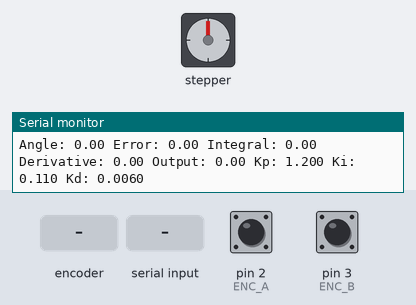
Simulated run of this sketch. Board: Arduino Uno, built with avr-gcc and run on an emulated ATmega328P. On the bench: stepper motor, the last lines printed to the serial monitor. Inputs (shaded band) come from the test bench; at power-on: pin 2 (ENC_A) HIGH, pin 3 (ENC_B) HIGH. Stepper angles assume 200 steps per turn.

Above: at 1.2 s.
1.3 s: rotary encoder on pin 2 (ENC_A) / pin 3 (ENC_B) turned 1 step (first pin leading)
At 1.45 s:
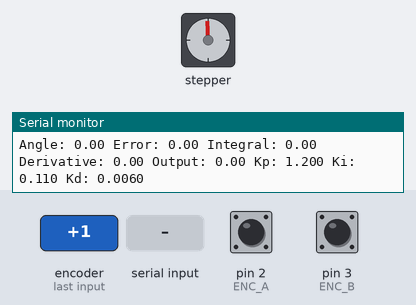
At 2.05 s:
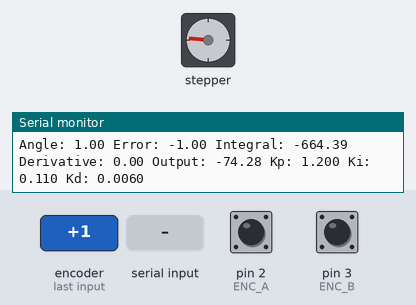
4.3 s: "reset\n" received over Serial
At 4.45 s:
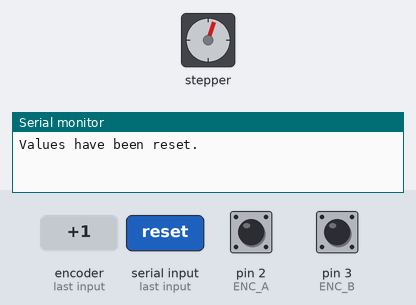
7.3 s: rotary encoder on pin 2 (ENC_A) / pin 3 (ENC_B) turned 1 step (first pin leading)
Timing chart, 0 to 17.5 s (numbered marks = the images above; inputs shaded):
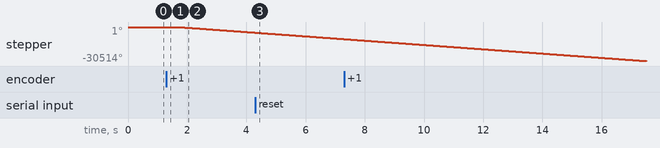

The sketch:

PID5.ino
```cpp
#include <AccelStepper.h>

// Define stepper motor connections
#define STEPPER_PULSE_PIN 9
#define STEPPER_DIR_PIN 8

// Define rotary encoder pins
#define ENC_A 2 // Encoder output A
#define ENC_B 3 // Encoder output B
// #define OUTPUT_LIMIT 1000

// PID parameters
float Kp = 1.2; // Proportional gain
float Ki = 0.11; // Integral gain
float Kd = 0.006; // Derivative gain
float max_integral = 1000; // Limit for integral term to prevent windup

// Deadband values
#define DEADBAND 5
#define SAFETY_LIMIT 500

// Encoder and PID control variables
volatile long pulse_count = 0;
const float pulses_per_revolution = 1440.0; // Encoder resolution
volatile float angle = 0.0; // Angular position
float integral = 0.0;
float derivative = 0.0;
float error = 0.0;
float previous_error = 0.0;
float output = 0.0;
unsigned long last_time = 0;
unsigned long last_print_time = 0;
volatile bool start_integral = false; // Flag to indicate when to start PID calculations

// Setpoint for the PID controller
const float setpoint = 0.0; // The desired position of the pendulum (upright position)

// Create an instance of the AccelStepper library
AccelStepper stepper(AccelStepper::DRIVER, STEPPER_PULSE_PIN, STEPPER_DIR_PIN);

void setup() {
  // Set maximum speed and acceleration for the stepper motor
  stepper.setMaxSpeed(4000); // Increase the speed for better responsiveness
  stepper.setAcceleration(8000); // Increase the acceleration

  // Initialize the serial communication
  Serial.begin(115200);

  // Set encoder pins as inputs
  pinMode(ENC_A, INPUT_PULLUP);
  pinMode(ENC_B, INPUT_PULLUP);

  // Attach interrupts to encoder pins
  attachInterrupt(digitalPinToInterrupt(ENC_A), readEncoderA, CHANGE);
  attachInterrupt(digitalPinToInterrupt(ENC_B), readEncoderB, CHANGE);

  // Print initial values
  Serial.println("Encoder and PID controller initialized.");

  last_time = micros();
  last_print_time = micros();
}

void loop() {
  // Handle serial input for reset command
  if (Serial.available() > 0) {
    String command = Serial.readStringUntil('\n');
    if (command == "reset") {
      resetValues();
      Serial.println("Values have been reset.");
    }
  }

  // PID control loop
  unsigned long now = micros();
  float time_change = (now - last_time) / 1000.0;

  if (time_change >= 0.01) {
    last_time = now;
    error = setpoint - angle; // Calculate error

    integral += error * time_change;
    // Integral windup prevention
    if (integral > max_integral) integral = max_integral;
    else if (integral < -max_integral) integral = -max_integral;

    derivative = (error - previous_error) / time_change;
    output = Kp * error + Ki * integral + Kd * derivative;

    // if (output > OUTPUT_LIMIT) {
    //   output = OUTPUT_LIMIT;
    // }

    // if (output < -OUTPUT_LIMIT) {
    //   output = -OUTPUT_LIMIT;
    // }

    previous_error = error;

    // Convert PID output to stepper motor steps
    stepper.setSpeed(16 * output);
    stepper.runSpeed();
  }

  // Print values once per second
  if (now - last_print_time >= 1000000) { // 1 second in microseconds
    last_print_time = now;
    Serial.print("Angle: ");
    Serial.print(angle);
    Serial.print(" Error: ");
    Serial.print(error);
    Serial.print(" Integral: ");
    Serial.print(integral);
    Serial.print(" Derivative: ");
    Serial.print(derivative);
    Serial.print(" Output: ");
    Serial.print(output);
    Serial.print(" Kp: ");
    Serial.print(Kp,3);
    Serial.print(" Ki: ");
    Serial.print(Ki,3);
    Serial.print(" Kd: ");
    Serial.println(Kd,4);
  }
}

void resetValues() {
  noInterrupts(); // Disable interrupts while resetting values
  pulse_count = 0;
  angle = 0.0;
  error = 0.0;
  previous_error = 0.0;
  output = 0.0;
  interrupts(); // Re-enable interrupts after resetting values
}

void readEncoderA() {
  // Read the state of both channels
  int stateA = digitalRead(ENC_A);
  int stateB = digitalRead(ENC_B);

  // Determine the direction of rotation
  if (stateA == HIGH) {
    if (stateB == LOW) {
      pulse_count++;
    } else {
      pulse_count--;
    }
  } else {
    if (stateB == HIGH) {
      pulse_count++;
    } else {
      pulse_count--;
    }
  }
  // Update the angle
  angle = ((pulse_count / pulses_per_revolution) * 360.0);
}

void readEncoderB() {
  // Read the state of both channels
  int stateA = digitalRead(ENC_A);
  int stateB = digitalRead(ENC_B);

  // Determine the direction of rotation
  if (stateB == HIGH) {
    if (stateA == HIGH) {
      pulse_count++;
    } else {
      pulse_count--;
    }
  } else {
    if (stateA == LOW) {
      pulse_count++;
    } else {
      pulse_count--;
    }
  }
  // Update the angle
  angle = ((pulse_count / pulses_per_revolution) * 360.0);
}
```

Measured:
- after the input at 1.3 s, stepper: keeps turning counter-clockwise at about 1668°/s, starting at once
